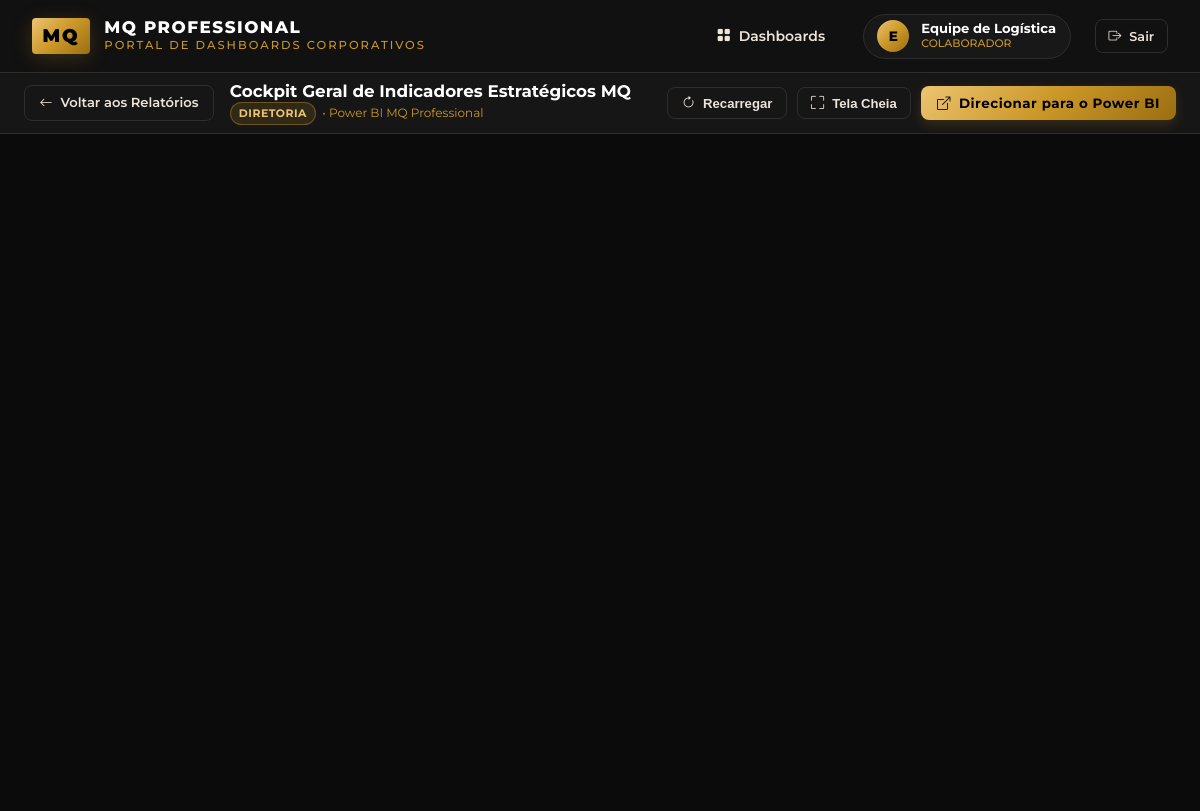
/report/5 (signed in), run on the app's committed database.
### tables this page shows
CREATE TABLE reports (
        id INTEGER PRIMARY KEY AUTOINCREMENT,
        title TEXT NOT NULL,
        description TEXT,
        department_id INTEGER NOT NULL,
        embed_url TEXT NOT NULL,
        icon TEXT DEFAULT 'bi-bar-chart-line',
        is_public INTEGER DEFAULT 0, -- 1 se visível para todos os usuários logados
        display_order INTEGER DEFAULT 0,
        active INTEGER DEFAULT 1,
        created_at DATETIME DEFAULT CURRENT_TIMESTAMP,
        FOREIGN KEY (department_id) REFERENCES departments (id) ON DELETE CASCADE
    );

CREATE TABLE departments (
        id INTEGER PRIMARY KEY AUTOINCREMENT,
        name TEXT NOT NULL,
        code TEXT UNIQUE NOT NULL,
        description TEXT,
        icon TEXT DEFAULT 'bi-folder',
        color TEXT DEFAULT '#CB9727',
        created_at DATETIME DEFAULT CURRENT_TIMESTAMP
    );

### app.py (the view)
@app.route('/report/<int:report_id>')
@login_required
def view_report(report_id):
    user_id = session['user_id']
    is_admin = session.get('role') == 'admin'
    if not user_can_access_report(user_id, report_id, is_admin):
        flash('Você não tem permissão para visualizar este relatório.', 'danger')
        return redirect(url_for('portal'))
    report = get_report_by_id(report_id)
    if not report:
        flash('Relatório não encontrado.', 'danger')
        return redirect(url_for('portal'))
    log_access(user_id, report_id, 'view_report', request.remote_addr)
    embed_url = resolve_embed_url(report['embed_url'].strip())
    return render_template('report_view.html', report=report, embed_url=embed_url)

### app.py (called while the page is built)
def login_required(f):
    @wraps(f)
    def decorated_function(*args, **kwargs):
        if 'user_id' not in session:
            flash('Por favor, faça login para acessar a Intranet.', 'warning')
            return redirect(url_for('login', next=request.url))
        return f(*args, **kwargs)
    return decorated_function

def resolve_embed_url(url):
    if not url:
        return ''
    try:
        host = request.host.split(':')[0]
        if host not in ('localhost', '127.0.0.1'):
            return url.replace('localhost:', f'{host}:').replace('127.0.0.1:', f'{host}:')
    except Exception:
        pass
    return url

@app.context_processor
def inject_globals():
    return {
        'current_user': {
            'id': session.get('user_id'),
            'username': session.get('username'),
            'name': session.get('name'),
            'role': session.get('role'),
            'is_admin': session.get('role') == 'admin'
        } if 'user_id' in session else None,
        'resolve_url': resolve_embed_url
    }

### database.py (called while the page is built)
def get_db():
    conn = sqlite3.connect(Config.DATABASE)
    conn.row_factory = sqlite3.Row
    conn.execute("PRAGMA foreign_keys = ON;")
    return conn

def get_report_by_id(report_id):
    conn = get_db()
    report = conn.execute('''
        SELECT r.*, d.name as department_name, d.color as department_color, d.code as department_code
        FROM reports r
        JOIN departments d ON r.department_id = d.id
        WHERE r.id = ?
    ''', (report_id,)).fetchone()
    conn.close()
    return report

def user_can_access_report(user_id, report_id, is_admin=False):
    if is_admin:
        return True
    conn = get_db()
    row = conn.execute('''
        SELECT 1 FROM reports r
        WHERE r.id = ? AND r.active = 1 AND (
            r.is_public = 1
            OR r.department_id IN (SELECT department_id FROM user_departments WHERE user_id = ?)
            OR r.id IN (SELECT report_id FROM user_reports WHERE user_id = ?)
        )
    ''', (report_id, user_id, user_id)).fetchone()
    conn.close()
    return row is not None

def log_access(user_id, report_id, action, ip_address=''):
    conn = get_db()
    conn.execute('''
        INSERT INTO access_logs (user_id, report_id, action, ip_address)
        VALUES (?, ?, ?, ?)
    ''', (user_id, report_id, action, ip_address))
    conn.commit()
    conn.close()

### templates/report_view.html (shortened to what this page needs)
{% extends "base.html" %}
{% block content %}
<div class="viewer-container" id="viewerWrapper">
    <div class="viewer-toolbar">
        <div class="viewer-left">
            <a href="{{ url_for('portal') }}" class="btn-mq-outline" style="padding: 0.45rem 0.9rem; font-size: 0.82rem;">
                <i class="bi bi-arrow-left"></i> Voltar aos Relatórios
            </a>
            <div class="viewer-title-box">
                <span class="viewer-report-title">{{ report.title }}</span>
                <span class="viewer-report-sub">
                    <span class="mq-badge mq-badge-gold" style="padding: 0.15rem 0.5rem; font-size: 0.68rem;">
                        {{ report.department_name }}
                    </span>
                    <span>• Power BI MQ Professional</span>
                </span>
            </div>
        </div>
        <div class="viewer-actions">
            <button type="button" class="btn-mq-outline" onclick="reloadIframe()" style="padding: 0.45rem 0.85rem; font-size: 0.82rem;" title="Recarregar Dados">
                <i class="bi bi-arrow-clockwise"></i> Recarregar
            </button>
            <button type="button" class="btn-mq-outline" onclick="toggleFullScreen()" style="padding: 0.45rem 0.85rem; font-size: 0.82rem;" title="Modo Apresentação / Tela Cheia">
                <i class="bi bi-fullscreen" id="fullscreenIcon"></i> Tela Cheia
            </button>
            <a href="{{ embed_url }}" target="_blank" rel="noopener noreferrer" class="btn-mq-gold" style="padding: 0.45rem 1rem; font-size: 0.84rem; font-weight: 700;" title="Abrir diretamente no Power BI">
                <i class="bi bi-box-arrow-up-right"></i> Direcionar para o Power BI
            </a>
        </div>
    </div>
    <div class="iframe-wrapper">
        <iframe id="pbiFrame"
                class="pbi-iframe"
                src="{{ embed_url }}"
                frameborder="0"
                allowFullScreen="true"
                allow="fullscreen; clipboard-read; clipboard-write; camera; microphone; geolocation; storage-access *"
                onload="document.getElementById('iframeLoader').style.display='none';">
        </iframe>
    </div>
</div>
{% endblock %}

### static/css/mq_theme.css (style rules this page uses)
:root { --mq-black: #000000; --mq-black-bg: #121212; --mq-black-surface: #181818; --mq-black-card: #1f1f1f; --mq-black-card-hover: #262626; --mq-border: #2e2e2e; --mq-border-subtle: #242424; --mq-white: #FFFFFF; --mq-creme: #FDFBD4; --mq-creme-2: #EDE4DA; --mq-gray-muted: #9E9E9E; --mq-gray-light: #CCCCCC; --mq-gold: #CB9727; --mq-gold-light: #ECC472; --mq-gold-dark: #9B6E12; --mq-gold-glow: rgba(203, 151, 39, 0.25); --mq-gold-subtle: rgba(203, 151, 39, 0.12); --mq-grad-gold: linear-gradient(135deg, #ECC472 0%, #CB9727 50%, #9B6E12 100%); --mq-grad-gold-hover: linear-gradient(135deg, #F5D792 0%, #D8A535 50%, #B07E15 100%); --mq-grad-dark: linear-gradient(180deg, #1A1A1A 0%, #121212 100%); --mq-grad-card: linear-gradient(145deg, #222222 0%, #161616 100%); --mq-success: #28A745; --mq-danger: #DC3545; --mq-warning: #FFC107; --mq-info: #17A2B8; --mq-primary-blue: #0D6EFD; --font-main: 'Montserrat', -apple-system, BlinkMacSystemFont, sans-serif; --transition-smooth: all 0.25s cubic-bezier(0.4, 0, 0.2, 1); --shadow-card: 0 8px 24px rgba(0, 0, 0, 0.45); --shadow-gold: 0 4px 20px rgba(203, 151, 39, 0.22); }
*, *::before, *::after { box-sizing: border-box; margin: 0; padding: 0; }
body { font-family: var(--font-main); background-color: var(--mq-black-bg); color: var(--mq-creme-2); min-height: 100vh; display: flex; flex-direction: column; line-height: 1.5; -webkit-font-smoothing: antialiased; }
a { color: var(--mq-gold); text-decoration: none; transition: var(--transition-smooth); }
.btn-mq-gold { background: var(--mq-grad-gold); color: var(--mq-black); font-weight: 700; font-size: 0.875rem; letter-spacing: 0.5px; padding: 0.65rem 1.4rem; border-radius: 8px; border: none; cursor: pointer; display: inline-flex; align-items: center; justify-content: center; gap: 0.5rem; transition: var(--transition-smooth); box-shadow: 0 4px 12px rgba(203, 151, 39, 0.2); }
.btn-mq-outline { background: transparent; color: var(--mq-creme-2); border: 1px solid var(--mq-border); font-weight: 600; font-size: 0.875rem; padding: 0.6rem 1.25rem; border-radius: 8px; cursor: pointer; display: inline-flex; align-items: center; gap: 0.5rem; transition: var(--transition-smooth); }
.mq-badge { display: inline-flex; align-items: center; gap: 0.35rem; font-size: 0.72rem; font-weight: 700; text-transform: uppercase; letter-spacing: 0.5px; padding: 0.25rem 0.65rem; border-radius: 20px; }
.mq-badge-gold { background: rgba(203, 151, 39, 0.15); color: var(--mq-gold-light); border: 1px solid rgba(203, 151, 39, 0.4); }

### templates/report_view.html (style rules this page uses)
.viewer-container { display: flex; flex-direction: column; height: calc(100vh - 62px); margin: 0; width: 100%; background: #0d0d0d; overflow: hidden; }
.viewer-toolbar { background: #161616; border-bottom: 1px solid var(--mq-border); padding: 0.5rem 1.5rem; display: flex; align-items: center; justify-content: space-between; flex-wrap: nowrap; gap: 1rem; z-index: 10; min-height: 48px; }
.viewer-left { display: flex; align-items: center; gap: 1rem; }
.viewer-title-box { display: flex; flex-direction: column; }
.viewer-report-title { font-size: 1.05rem; font-weight: 700; color: var(--mq-white); line-height: 1.2; }
.viewer-report-sub { font-size: 0.75rem; color: var(--mq-gold); display: flex; align-items: center; gap: 0.4rem; }
.viewer-actions { display: flex; align-items: center; gap: 0.6rem; }
.iframe-wrapper { flex: 1; width: 100%; height: 100%; position: relative; background: #0b0b0b; }
.pbi-iframe { width: 100%; height: 100%; border: none; display: block; }

### data on the page
reports: title "Cockpit Geral de Indicadores Estratégicos MQ"
departments: department_name "DIRETORIA"

### other printed values
{{ current_user.name[:1] | upper }} "E"
{{ current_user.name }} "Equipe de Logística"
